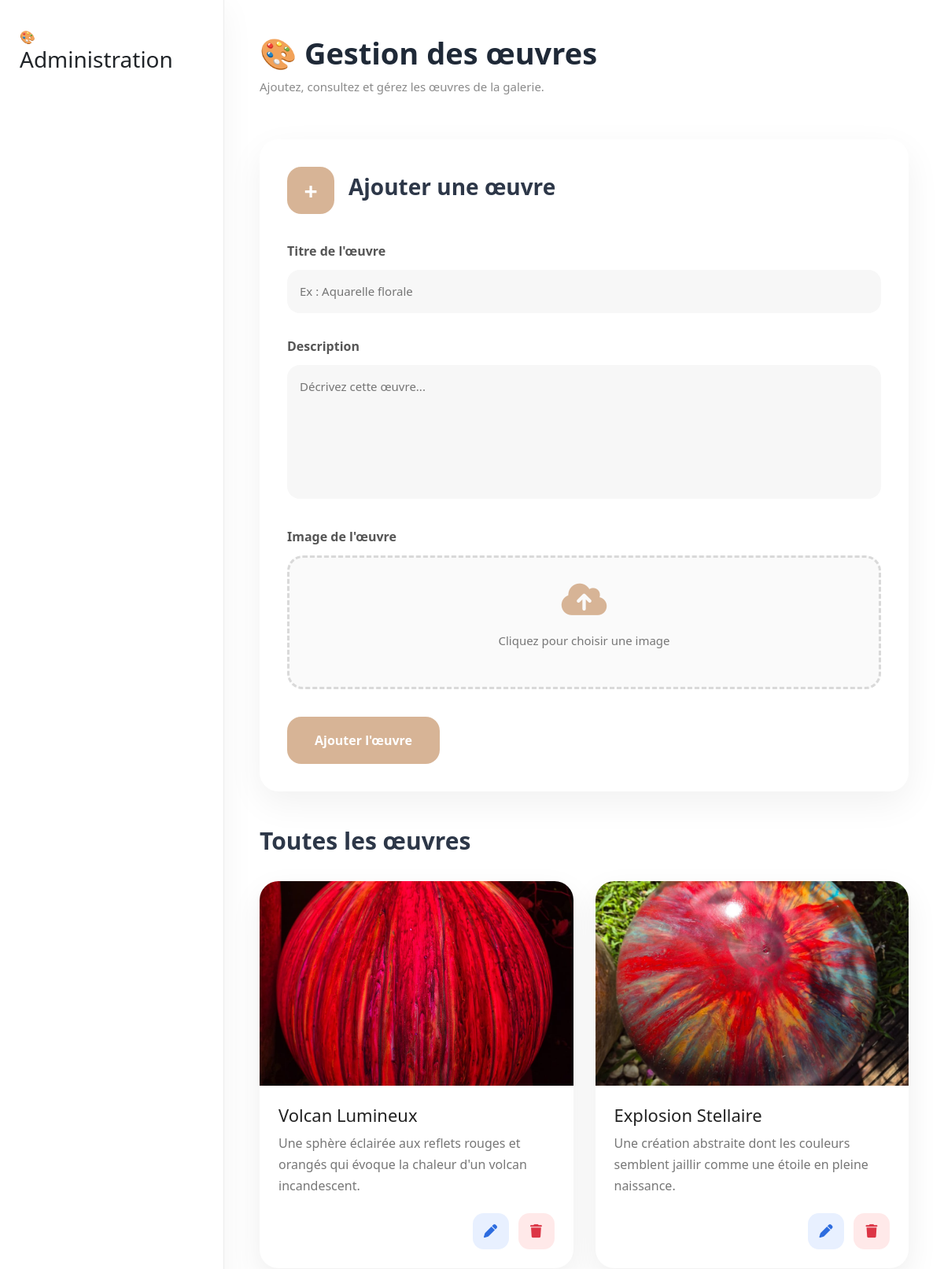
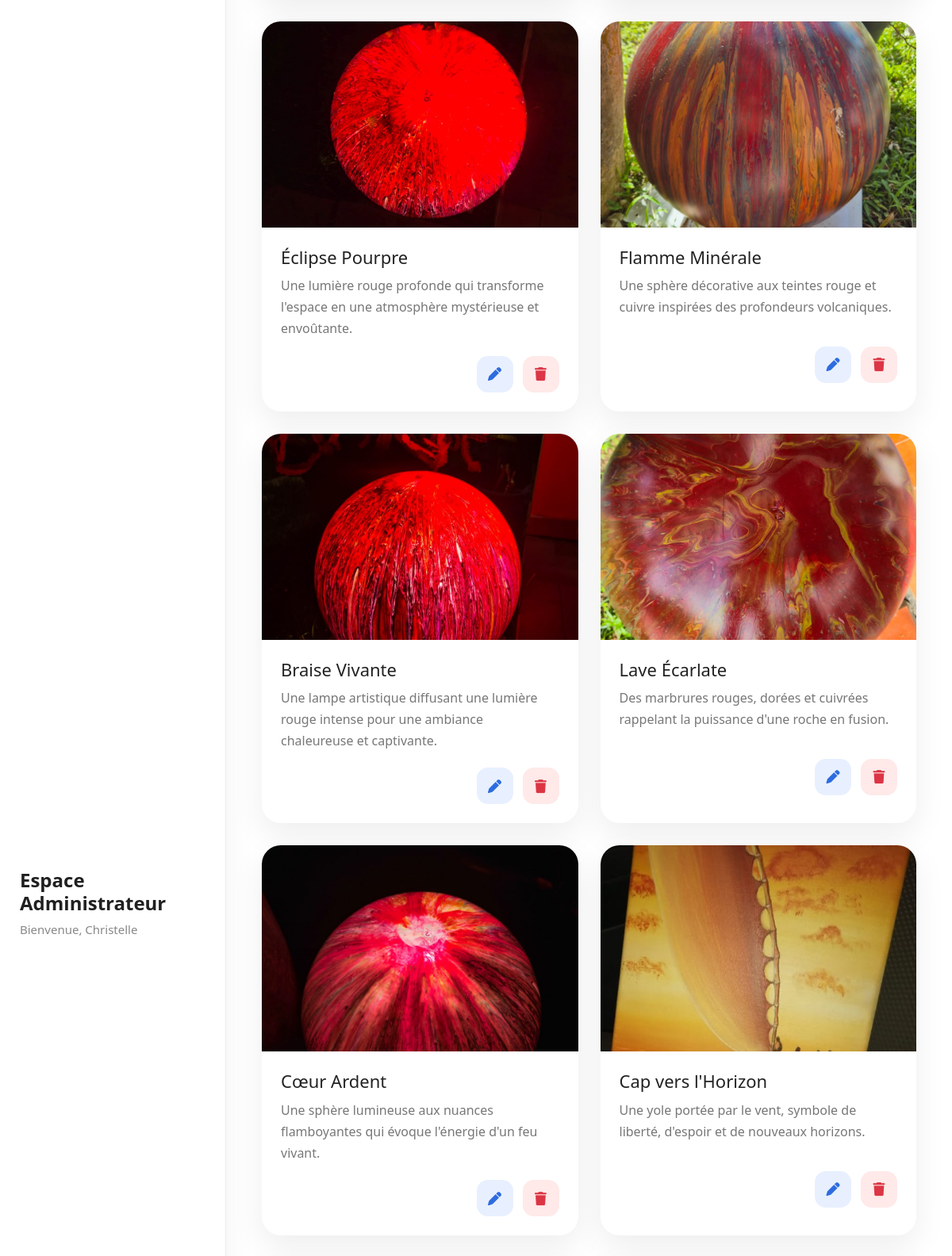
Page /admin/oeuvres (signed in, upper part) on the committed database (2 pictures, top to bottom).
### models/user.py (models this page shows)
class User(UserMixin, db.Model):
    __tablename__ = "users"
    id = db.Column(db.Integer, primary_key=True)
    nom = db.Column(db.String(100), nullable=False)
    prenom = db.Column(db.String(100), nullable=False)
    email = db.Column(db.String(150), unique=True, nullable=False)
    password = db.Column(db.String(255), nullable=False)
    role = db.Column(db.String(20), default="client")
    reservations = db.relationship(
        "Reservation",
        backref="utilisateur",
        cascade="all, delete-orphan",
        lazy=True
    )

### models/oeuvre.py (models this page shows)
class Oeuvre(db.Model):
    __tablename__ = "oeuvres"
    id = db.Column(
        db.Integer,
        primary_key=True
    )
    titre = db.Column(
        db.String(150),
        nullable=False
    )
    description = db.Column(
        db.Text
    )
    image = db.Column(
        db.String(255),
        nullable=False
    )
    date_ajout = db.Column(
        db.DateTime,
        server_default=db.func.now()
    )

### app.py (the view, shortened to what this page needs)
@app.route("/admin/oeuvres", methods=["GET", "POST"])
@login_required
def admin_oeuvres():
    if current_user.role != "admin":
        return redirect("/")
    oeuvres = Oeuvre.query.order_by(
        Oeuvre.date_ajout.desc()
    ).all()
    return render_template(
    "admin/admin_oeuvres.html",
    oeuvres=oeuvres
    )

### app.py (called while the page is built)
@login_manager.user_loader
def load_user(user_id):
    return User.query.get(int(user_id))

### templates/admin/admin_oeuvres.html (shortened to what this page needs)
{% extends "admin/base_admin.html" %}
{% block sidebar %}
<div class="admin-user">
    <h4>Espace Administrateur</h4>
    <p>Bienvenue, {{ current_user.prenom }}</p>
</div>
{% endblock %}
{% block content %}
<div class="page-header">
    <div>
        <h1>🎨 Gestion des œuvres</h1>
        <p>
            Ajoutez, consultez et gérez les œuvres de la galerie.
        </p>
    </div>
</div>
<div class="card-admin form-card">
    <div class="form-title">
        <div class="icon-box">
            +
        </div>
        <h2>
            Ajouter une œuvre
        </h2>
    </div>
    <form method="POST" enctype="multipart/form-data">
        <div class="form-grid">
            <div>
                <label>Titre de l'œuvre</label>
                <input
                    type="text"
                    name="titre"
                    placeholder="Ex : Aquarelle florale"
                    required>
            </div>
            <div>
                <label>Description</label>
                <textarea
                    name="description"
                    placeholder="Décrivez cette œuvre..."></textarea>
            </div>
            <div>
                <label>Image de l'œuvre</label>
                <div class="upload-box">
                    <i class="fa-solid fa-cloud-arrow-up"></i>
                    <p>
                        Cliquez pour choisir une image
                    </p>
                </div>
            </div>
        </div>
        <button class="btn-admin">
            Ajouter l'œuvre
        </button>
    </form>
</div>
<div class="gallery-header">
    <h2>Toutes les œuvres</h2>
</div>
<div class="gallery-grid">
{% for oeuvre in oeuvres %}
<div class="oeuvre-card">
    <img
        src="{{ url_for('static', filename='uploads/oeuvres/' + oeuvre.image) }}"
        alt="{{ oeuvre.titre }}">
    <div class="oeuvre-content">
        <h3>{{ oeuvre.titre }}</h3>
        <p>{{ oeuvre.description }}</p>
        <div class="oeuvre-actions">
            <button
                class="btn-action edit"
                data-bs-toggle="modal"
                data-bs-target="#modifierOeuvre{{ oeuvre.id }}">
                <i class="fa-solid fa-pen"></i>
            </button>
            <button
    class="btn-action delete"
    data-bs-toggle="modal"
    data-bs-target="#supprimerOeuvre{{ oeuvre.id }}">
    <i class="fa-solid fa-trash"></i>
           </button>
        </div>
    </div>
</div>
{% endfor %}
</div>
{% endblock %}

### static/css/admin.css (style rules this page uses)
* { margin:0; padding:0; box-sizing:border-box; }
body { font-family:"Poppins",sans-serif; background:#f5f7fb; color:#2d3748; }
.admin-user { margin-bottom:45px; }
.admin-user h4 { font-size:24px; font-weight:700; color:#202020; }
.admin-user p { margin-top:8px; color:#888; font-size:15px; }
.page-header { display:flex; justify-content:space-between; align-items:center; margin-bottom:40px; }
.page-header h1 { font-size:38px; font-weight:700; color:#1f2937; }
.page-header p { margin-top:8px; color:#8a8a8a; font-size:15px; }
.card-admin { background:white; border-radius:24px; padding:35px; box-shadow:0 15px 45px rgba(0,0,0,.06); margin-bottom:45px; }
.form-title { display:flex; align-items:center; gap:18px; margin-bottom:35px; }
.icon-box { width:60px; height:60px; border-radius:18px; background:#d7b496; color:white; display:flex; justify-content:center; align-items:center; font-size:30px; font-weight:bold; }
.form-title h2 { font-size:28px; font-weight:700; color:#2d3748; }
.form-grid { display:grid; grid-template-columns:1fr 1fr 1fr; gap:30px; }
.form-grid label { display:block; margin-bottom:12px; font-weight:600; color:#555; }
.form-grid input[type=text] { width:100%; border:none; background:#f7f7f7; border-radius:16px; padding:16px; font-size:15px; transition:.25s; }
.form-grid textarea { width:100%; resize:none; height:170px; border:none; background:#f7f7f7; border-radius:16px; padding:16px; font-size:15px; transition:.25s; }
.upload-box { position:relative; border:3px dashed #d9d9d9; border-radius:20px; height:170px; display:flex; flex-direction:column; justify-content:center; align-items:center; cursor:pointer; transition:.3s; background:#fafafa; }
.upload-box i { font-size:46px; color:#d7b496; margin-bottom:18px; }
.upload-box p { color:#777; font-size:15px; text-align:center; width:80%; }
.btn-admin { margin-top:35px; background:#d7b496; color:white; border:none; border-radius:18px; padding:18px 35px; font-size:16px; font-weight:600; transition:.3s; }
.gallery-header { display:flex; justify-content:space-between; align-items:center; margin-bottom:25px; }
.gallery-header h2 { font-size:30px; font-weight:700; color:#2d3748; }
.gallery-grid { display:grid; grid-template-columns:repeat(auto-fill,minmax(320px,1fr)); gap:28px; margin-bottom:45px; }
.oeuvre-card { background:white; border-radius:24px; overflow:hidden; box-shadow:0 15px 40px rgba(0,0,0,.07); transition:.35s; }
.oeuvre-card img { width:100%; height:260px; object-fit:cover; transition:.35s; }
.oeuvre-content { padding:24px; }
.oeuvre-content h3 { font-size:22px; margin-bottom:10px; color:#222; }
.oeuvre-content p { color:#777; line-height:1.7; min-height:70px; }
.oeuvre-actions { display:flex; justify-content:flex-end; gap:12px; margin-top:20px; }
.oeuvre-actions button { width:46px; height:46px; border:none; border-radius:14px; cursor:pointer; font-size:17px; transition:.25s; }
.oeuvre-actions button:first-child { background:#e8f0ff; color:#2d6cdf; }
.oeuvre-actions button:last-child { background:#ffe9e9; color:#dc3545; }
.sidebar, .card-admin, .oeuvre-card, .admin-tip { animation:fadeUp .45s ease; }
@media (max-width:1200px) { .form-grid { grid-template-columns:1fr; } }
.btn-action { width:46px; height:46px; border-radius:14px; display:flex; justify-content:center; align-items:center; color:white; transition:.25s; }
.edit { background:#4F8EF7; }
.delete { background:#E74C3C; }

### rows in the picture
User: prenom "Christelle"
Oeuvre: image (picture), titre "Volcan Lumineux", description "Une sphère éclairée aux reflets rouges et orangés qui évoque la chaleur d'un volcan incandescent."
Oeuvre: image (picture), titre "Explosion Stellaire", description "Une création abstraite dont les couleurs semblent jaillir comme une étoile en pleine naissance."
Oeuvre: image (picture), titre "Éclipse Pourpre", description "Une lumière rouge profonde qui transforme l'espace en une atmosphère mystérieuse et envoûtante."
Oeuvre: image (picture), titre "Flamme Minérale", description "Une sphère décorative aux teintes rouge et cuivre inspirées des profondeurs volcaniques."
Oeuvre: image (picture), titre "Braise Vivante", description "Une lampe artistique diffusant une lumière rouge intense pour une ambiance chaleureuse et captivante."
Oeuvre: image (picture), titre "Lave Écarlate", description "Des marbrures rouges, dorées et cuivrées rappelant la puissance d'une roche en fusion."
Oeuvre: image (picture), titre "Cœur Ardent", description "Une sphère lumineuse aux nuances flamboyantes qui évoque l'énergie d'un feu vivant."
Oeuvre: image (picture), titre "Cap vers l'Horizon", description "Une yole portée par le vent, symbole de liberté, d'espoir et de nouveaux horizons."
